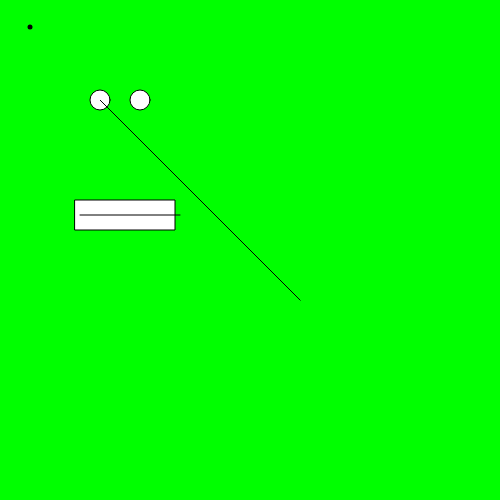
Frame 1 (no input)
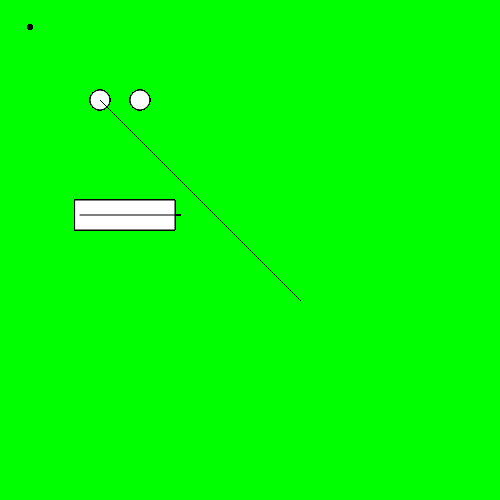
Frame 60 (no input)
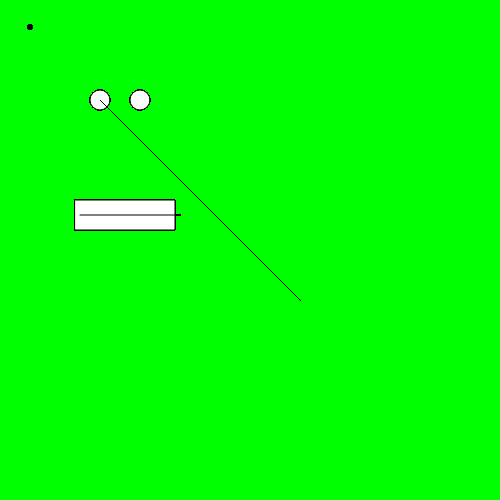
Frame 120 (the mouse pressed at the canvas centre since frame 60)

The p5.js sketch that drew these frames (run headless with seeded random() and noise() and a simulated clock; from frame 60 on, the mouse is pressed at the canvas centre):

// p5.js sketch
// ── sketch.js
function setup() {
  // put setup code here
  //Sets the size of the canvas
  createCanvas(500,500);
  background(0,255,0);

}

function draw() {
  // put drawing code here
  //left eye
  ellipse(100,100,20,20);
  //right eye
  ellipse(140,100,20,20);

  //mouth
  rect(75,200,100,30); //rect starts draing from left hand corner

  strokeWeight(5);
  point(30,27);

  //mouth line
  strokeWeight(1);
  line(80,215,180,215);

  //width/2 center point of width, height/2 center point of height
  //console/og("width"+ width);
  //console.log("height"+ height);

  triangle(width/2,height/2,100,100,300,300);
}
